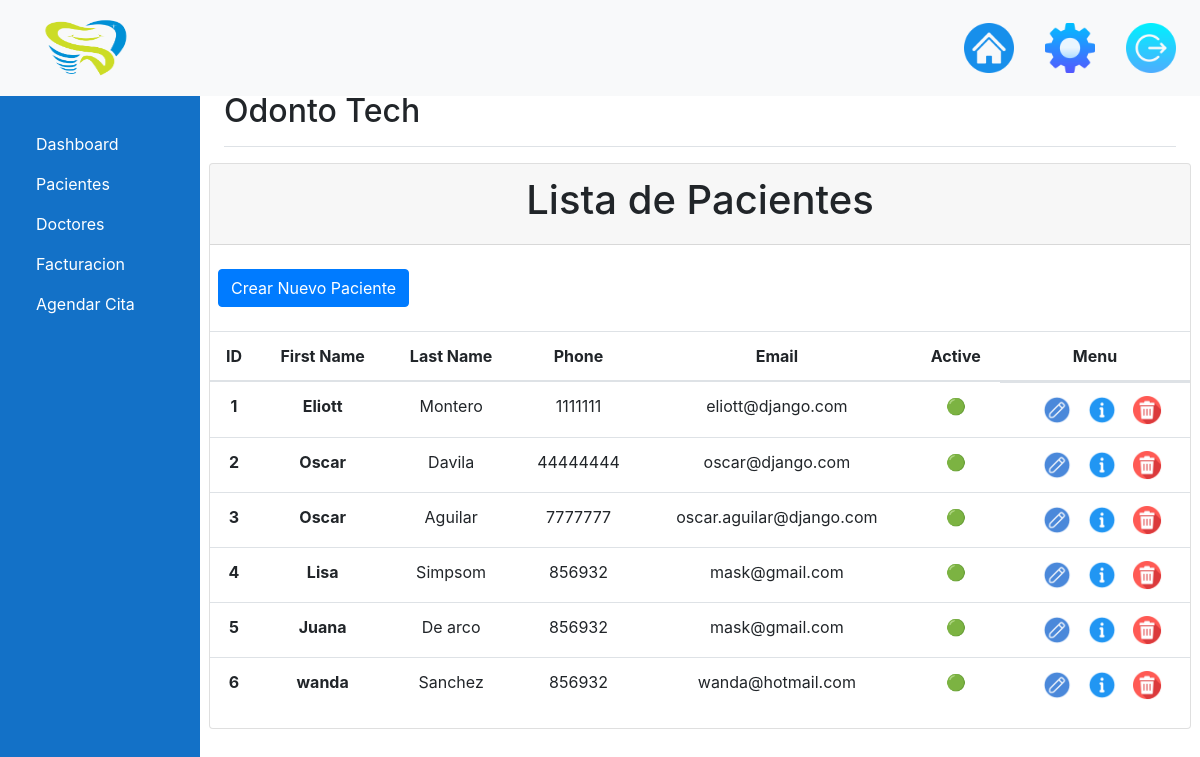
The app's page /Pacientes/details/ (signed in), older data.
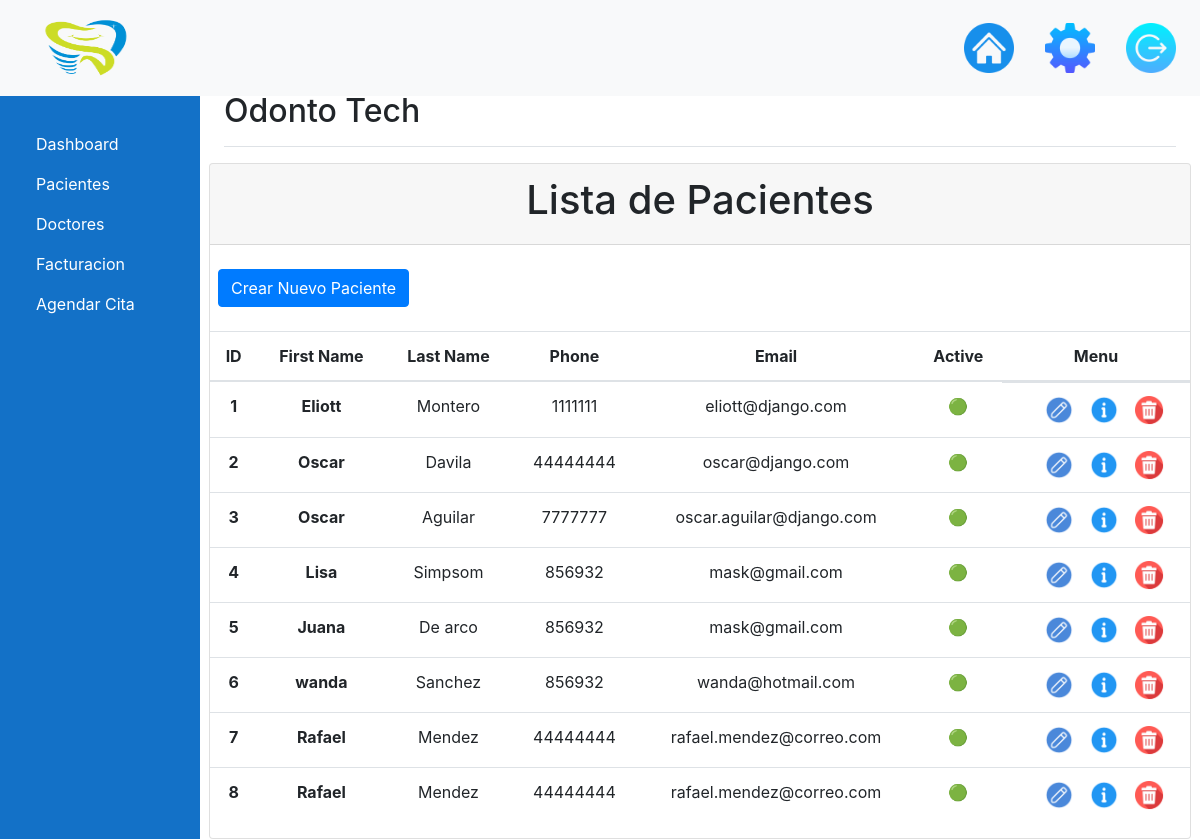
The same page, newer data.
### Pacientes/models.py (models this page shows, shortened)
class Pacientes(models.Model):
    id = models.AutoField(primary_key=True)
    PacientesNombre = models.CharField(max_length=100, null=False, blank=False, verbose_name="Nombre")
    PacientesApellido = models.CharField(max_length=100, null=False, blank=False, verbose_name="Apellidos")
    PacientesDireccion = models.CharField(max_length=100, null=False, blank=False, verbose_name="Dirección")
    PacientesTelefono = models.CharField(max_length=10, null=False, blank=False, verbose_name="Teléfono")
    PacientesEmail = models.CharField(max_length=100, null=False, blank=False, verbose_name="Email")
    PacientesEmailNormalizado = models.CharField(max_length=100, null=False, blank=False, verbose_name="Email Normalizado")
    PacientesActivo = models.BooleanField(default=True, verbose_name="Activo")
    class Meta:
        verbose_name_plural = "Pacientes"

### Pacientes/views.py (the view)
# urls.py: path('details/', views.pacientes, name='Pacientes'),
def pacientes(request):
    context = {
        'pacientes': Pacientes.objects.all()
    }
    return render(request, 'pacientes.html', context)

### templates/pacientes.html
{% extends 'base.html' %}
{% block content %}
    <div class="card row">
        <div class="card-header">
            <h1 class="text-center">Lista de Pacientes</h1>
        </div>
        <div class="row pt-4 pb-2">
            <div class="col-12 ml-2">
                <a href="{% url 'insertar_paciente' %}" class="btn btn-primary me-2">Crear Nuevo Paciente</a>
            </div>
        </div>
    <table class="table">
        <table class="table">
            <thead>
            <tr>
                <th scope="col">ID</th>
                <th scope="col">First Name</th>
                <th scope="col">Last Name</th>
                <th scope="col">Phone</th>
                <th scope="col">Email</th>
                <th scope="col">Active</th>
                <th scope="col">Menu</th>
            </tr>
            </thead>
            <tbody>
            {% for p in pacientes %}
                <tr>
                    <th> {{ p.id }}</th>
                    <th>{{ p.PacientesNombre }}</th>
                    <td>{{ p.PacientesApellido }}</td>
                    <td>{{ p.PacientesTelefono }}</td>
                    <td>{{ p.PacientesEmail }}</td>
                    <td>{% if p.PacientesActivo %} 🟢 {% else %} 🔴 {% endif %}</td>
                    <td class="edit_menu">
                        <li>
                            <a href="#"><a href="{% url 'edit' p.id %}"><img class="icon-edit" src="/media/Logo/Icons/edit.png" alt=""></a></a>
                        </li>
                        <li>
                            <a href="#"><a href="{% url 'information' p.id %}"><img class="icon-edit" src="/media/Logo/Icons/information.png" alt=""></a></a>
                        </li>
                        <li>
                            <a href="#"><a href="#"><img class="icon-edit" src="/media/Logo/Icons/delete.png" alt=""></a></a>
                        </li>
                    </td>
                </tr>
            {% endfor %}
            </tbody>
        </table>
    </table>
{% endblock %}

Row changes from the older to the newer data that the page shows:
added Pacientes: id "7", PacientesNombre "Rafael", PacientesApellido "Mendez", PacientesTelefono "44444444", PacientesEmail "rafael.mendez@correo.com"
added Pacientes: id "8", PacientesNombre "Rafael", PacientesApellido "Mendez", PacientesTelefono "44444444", PacientesEmail "rafael.mendez@correo.com"
